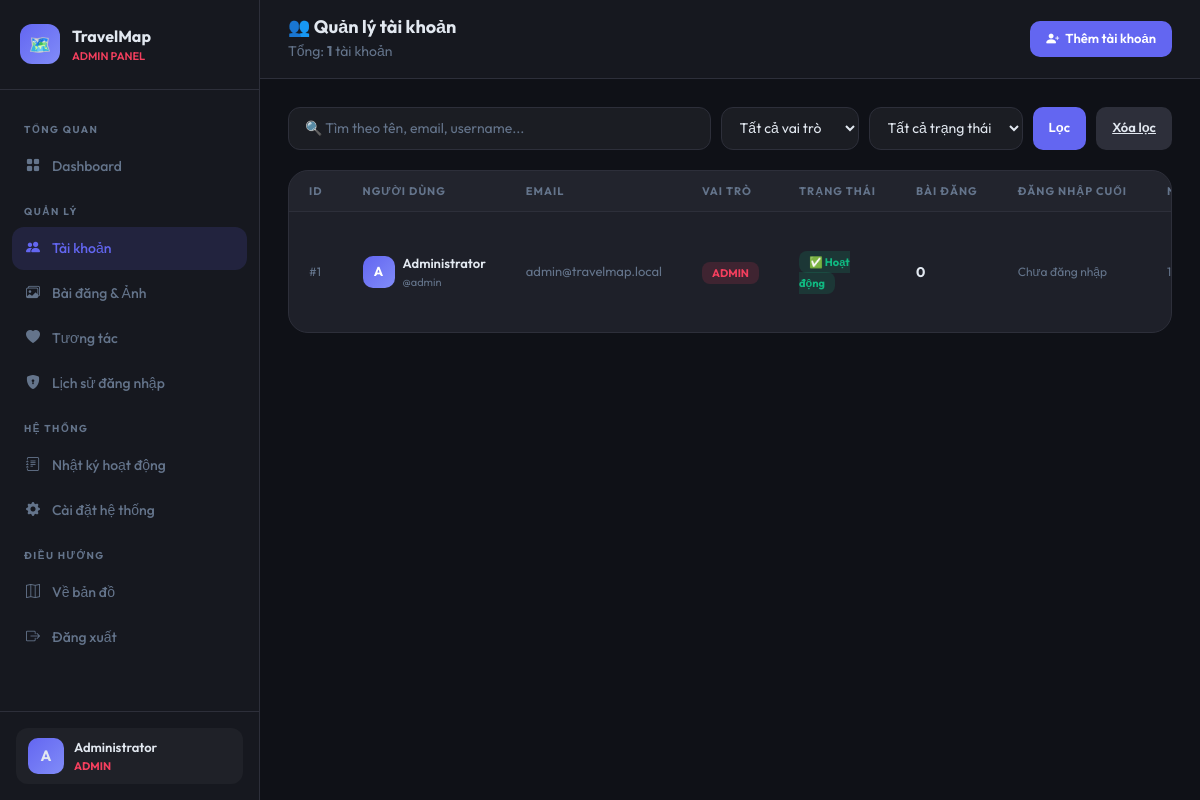
The app's page /index.php?url=admin/users (signed in) with its own data.
### tables this page shows
CREATE TABLE IF NOT EXISTS `users` (
    `id`         INT AUTO_INCREMENT PRIMARY KEY,
    `full_name`  VARCHAR(100) NOT NULL,
    `username`   VARCHAR(50)  NOT NULL UNIQUE,
    `email`      VARCHAR(100) NOT NULL UNIQUE,
    `password`   VARCHAR(255) NOT NULL,
    `avatar`     VARCHAR(255) DEFAULT NULL,
    `role`       ENUM('user','moderator','admin') DEFAULT 'user',
    `xp`         INT DEFAULT 0,
    `is_locked`  TINYINT(1) DEFAULT 0,
    `created_at` DATETIME DEFAULT CURRENT_TIMESTAMP
);

### app/controllers/AdminController.php (called while the page is built, shortened)
<?php
require_once '../app/models/AdminModel.php';
class AdminController {
    private $adminModel;
    public function __construct() {
        $database = new Database();
        $this->db = $database->getConnection();
        $stmt = $this->db->prepare("SELECT role, is_locked FROM users WHERE id = :id");
        $stmt->execute([':id' => $_SESSION['user_id']]);
        $user = $stmt->fetch(PDO::FETCH_ASSOC);
        $this->adminModel = new AdminModel($this->db);
    }
    public function users() {
        $search  = trim($_GET['search'] ?? '');
        $role    = $_GET['role'] ?? '';
        $status  = $_GET['status'] ?? '';
        $page    = max(1, (int)($_GET['page'] ?? 1));
        $offset  = ($page - 1) * self::PER_PAGE;
        $users      = $this->adminModel->getAllUsers($search, $role, $status, self::PER_PAGE, $offset);
        $total      = $this->adminModel->countUsers($search, $role, $status);
        require_once '../app/views/admin/users.php';
    }
}
?>

### config/database.php (called while the page is built, shortened)
<?php
class Database {
    public function getConnection() {
        $this->conn = null;
        $configFile = __DIR__ . '/db_config.php';
        if (file_exists($configFile)) {
            $config = require $configFile;
            $host     = $config['host'] ?? 'localhost';
            $db_name  = $config['db_name'] ?? 'travel_memory_map';
            $username = $config['username'] ?? 'root';
            $password = $config['password'] ?? '';
        } else {
            $host     = 'localhost';
            $db_name  = 'travel_memory_map';
            $username = 'root';
            $password = '';
        }
        try {
            $this->conn = new PDO(
                "mysql:host=" . $host . ";dbname=" . $db_name . ";charset=utf8mb4",
                $username,
                $password
            );
            $this->conn->exec("SET NAMES utf8mb4");
            $this->conn->setAttribute(PDO::ATTR_ERRMODE, PDO::ERRMODE_EXCEPTION);
            $this->conn->setAttribute(PDO::ATTR_DEFAULT_FETCH_MODE, PDO::FETCH_ASSOC);
        } catch(PDOException $exception) {
            die("❌ Kết nối database thất bại: " . $exception->getMessage());
        }
        return $this->conn;
    }
}
?>

### app/models/AdminModel.php (called while the page is built, shortened)
<?php
class AdminModel {
    private $conn;
    public function __construct($db) {
        $this->conn = $db;
    }
    public function getAllUsers($search = '', $role = '', $status = '', $limit = 20, $offset = 0) {
        $where = [];
        $params = [];
        $whereClause = $where ? 'WHERE ' . implode(' AND ', $where) : '';
        $stmt = $this->conn->prepare("
            SELECT u.*,
                   COUNT(DISTINCT l.id) as post_count,
                   COUNT(DISTINCT li.id) as like_count,
                   MAX(ll.login_time) as last_login
            FROM users u
            LEFT JOIN locations l ON u.id = l.user_id
            LEFT JOIN likes li ON u.id = li.user_id
            LEFT JOIN login_logs ll ON u.id = ll.user_id
            $whereClause
            GROUP BY u.id
            ORDER BY u.created_at DESC
            LIMIT :lim OFFSET :off
        ");
        $stmt->bindValue(':lim', $limit, PDO::PARAM_INT);
        $stmt->bindValue(':off', $offset, PDO::PARAM_INT);
        $stmt->execute();
        return $stmt->fetchAll(PDO::FETCH_ASSOC);
    }
    public function countUsers($search = '', $role = '', $status = '') {
        $where = [];
        $params = [];
        $whereClause = $where ? 'WHERE ' . implode(' AND ', $where) : '';
        $stmt = $this->conn->prepare("SELECT COUNT(*) FROM users $whereClause");
        $stmt->execute();
        return $stmt->fetchColumn();
    }
}
?>

### app/views/admin/users.php (the view, shortened to what this page needs)
<?php require_once '../app/views/admin/_layout_top.php'; ?>
    <div class="admin-topbar">
        <div>
            <h4>👥 Quản lý tài khoản</h4>
            <small style="color:var(--admin-muted);">Tổng: <strong><?= number_format($total) ?></strong> tài khoản</small>
        </div>
        <div class="topbar-actions">
            <button class="btn-admin btn-admin-primary" onclick="openAddUserModal()">
                <i class="bi bi-person-plus-fill"></i> Thêm tài khoản
            </button>
        </div>
    </div>
    <div class="admin-content">
        <form method="GET" action="">
            <div class="search-filter-bar">
                <input type="text" name="search" class="admin-input" placeholder="🔍 Tìm theo tên, email, username..." value="<?= htmlspecialchars($_GET['search']??'') ?>">
                <select name="role" class="admin-select">
                    <option value="">Tất cả vai trò</option>
                </select>
                <select name="status" class="admin-select">
                    <option value="">Tất cả trạng thái</option>
                </select>
                <button type="submit" class="btn-admin btn-admin-primary">Lọc</button>
                <a href="index.php?url=admin/users" class="btn-admin" style="background:var(--admin-border); color:var(--admin-text);">Xóa lọc</a>
            </div>
        </form>
        <div class="admin-table">
            <table class="data-table">
                <thead>
                    <tr>
                        <th>ID</th>
                        <th>Người dùng</th>
                        <th>Email</th>
                        <th>Vai trò</th>
                        <th>Trạng thái</th>
                        <th>Bài đăng</th>
                        <th>Đăng nhập cuối</th>
                        <th>Ngày tạo</th>
                    </tr>
                </thead>
                <tbody>
                <?php if(empty($users)): ?>
                    <tr><td colspan="9" style="text-align:center; color:var(--admin-muted); padding:40px;">Không tìm thấy tài khoản nào.</td></tr>
                <?php else: ?>
                <?php foreach($users as $u): ?>
                <tr id="user-row-<?= $u['id'] ?>">
                    <td style="color:var(--admin-muted); font-size:12px;">#<?= $u['id'] ?></td>
                    <td>
                        <div class="d-flex align-items-center gap-2">
                            <div class="user-avatar-mini"><?= strtoupper(substr($u['username'],0,1)) ?></div>
                            <div>
                                <div style="font-weight:600; font-size:13px;"><?= htmlspecialchars($u['full_name']) ?></div>
                                <div style="font-size:11px; color:var(--admin-muted);">@<?= htmlspecialchars($u['username']) ?></div>
                            </div>
                        </div>
                    </td>
                    <td style="font-size:13px; color:var(--admin-muted);"><?= htmlspecialchars($u['email']) ?></td>
                    <td><span class="badge-role badge-<?= $u['role']??'user' ?>"><?= strtoupper($u['role']??'USER') ?></span></td>
                    <td>
                        <?php if($u['is_locked']): ?>
                            <span class="badge-role badge-locked">🔒 Bị khóa</span>
                        <?php else: ?>
                            <span class="badge-role badge-active">✅ Hoạt động</span>
                        <?php endif; ?>
                    </td>
                    <td style="font-weight:700;"><?= $u['post_count'] ?></td>
                    <td style="font-size:12px; color:var(--admin-muted);">
                        <?= $u['last_login'] ? date('H:i d/m/Y', strtotime($u['last_login'])) : 'Chưa đăng nhập' ?>
                    </td>
                    <td style="font-size:12px; color:var(--admin-muted);"><?= date('d/m/Y', strtotime($u['created_at'])) ?></td>
                </tr>
                <?php endforeach; ?>
                <?php endif; ?>
                </tbody>
            </table>
        </div>
    </div>
<?php require_once '../app/views/admin/_layout_bottom.php'; ?>

### public/index.php (shortened to what this page needs)
<?php
require_once '../config/database.php';
$url = isset($_GET['url']) ? $_GET['url'] : 'home';
$url = rtrim($url, '/');
$parts = explode('/', $url);
$action = 'index';
if (isset($parts[0]) && $parts[0] != 'home') {
    $controllerName = ucfirst($parts[0]) . 'Controller';
    if (isset($parts[1])) {
        $action = $parts[1];
    }
    $controllerPath = "../app/controllers/" . $controllerName . ".php";
    if (file_exists($controllerPath)) {
        $controller = new $controllerName();
        if (method_exists($controller, $action)) {
            $controller->$action();
        } else {
            echo "404 - Action not found!";
        }
    } else {
        echo "404 - Controller not found!";
    }
} else {
    require_once "../app/views/home.php";
}
?>

### app/views/admin/_layout_top.php (shortened to what this page needs)
<!DOCTYPE html>
<html lang="vi">
<head>
    <link href="https://cdn.jsdelivr.net/npm/bootstrap@5.3.0/dist/css/bootstrap.min.css" rel="stylesheet">
    <link rel="stylesheet" href="https://cdn.jsdelivr.net/npm/bootstrap-icons@1.11.1/font/bootstrap-icons.css">
</head>
<body>
<nav class="admin-sidebar" id="adminSidebar">
    <div class="sidebar-logo">
        <div class="logo-icon">🗺️</div>
        <div>
            <span>TravelMap</span>
            <small>ADMIN PANEL</small>
        </div>
    </div>
    <div class="sidebar-nav">
        <div class="nav-section-label">TỔNG QUAN</div>
        <a href="index.php?url=admin/dashboard" class="<?= (strpos($_SERVER['QUERY_STRING']??'', 'admin/dashboard') !== false || ($_GET['url']??'') === 'admin') ? 'active' : '' ?>">
            <i class="bi bi-grid-fill"></i> Dashboard
        </a>
        <div class="nav-section-label">QUẢN LÝ</div>
        <a href="index.php?url=admin/users" class="<?= strpos($_GET['url']??'','admin/users')!==false ? 'active' : '' ?>">
            <i class="bi bi-people-fill"></i> Tài khoản
        </a>
        <a href="index.php?url=admin/posts" class="<?= strpos($_GET['url']??'','admin/posts')!==false ? 'active' : '' ?>">
            <i class="bi bi-images"></i> Bài đăng & Ảnh
        </a>
        <a href="index.php?url=admin/interactions" class="<?= strpos($_GET['url']??'','admin/interactions')!==false ? 'active' : '' ?>">
            <i class="bi bi-heart-fill"></i> Tương tác
        </a>
        <a href="index.php?url=admin/loginLogs" class="<?= strpos($_GET['url']??'','admin/loginLogs')!==false ? 'active' : '' ?>">
            <i class="bi bi-shield-lock-fill"></i> Lịch sử đăng nhập
        </a>
        <div class="nav-section-label">HỆ THỐNG</div>
        <a href="index.php?url=admin/activityLog" class="<?= strpos($_GET['url']??'','admin/activityLog')!==false ? 'active' : '' ?>">
            <i class="bi bi-journal-text"></i> Nhật ký hoạt động
        </a>
        <a href="index.php?url=admin/settings" class="<?= strpos($_GET['url']??'','admin/settings')!==false ? 'active' : '' ?>">
            <i class="bi bi-gear-fill"></i> Cài đặt hệ thống
        </a>
        <div class="nav-section-label">ĐIỀU HƯỚNG</div>
        <a href="index.php?url=location/dashboard" target="_blank">
            <i class="bi bi-map"></i> Về bản đồ
        </a>
        <a href="index.php?url=auth/logout">
            <i class="bi bi-box-arrow-right"></i> Đăng xuất
        </a>
    </div>
    <div class="sidebar-footer">
        <div class="sidebar-user">
            <div class="avatar"><?= strtoupper(substr($_SESSION['username']??'A',0,1)) ?></div>
            <div>
                <div style="font-weight:600; font-size:13px;"><?= htmlspecialchars($_SESSION['full_name']??'Admin') ?></div>
                <div style="font-size:11px; color:var(--admin-accent); font-weight:700;"><?= strtoupper($_SESSION['admin_role']??'ADMIN') ?></div>
            </div>
        </div>
    </div>
</nav>
<main class="admin-main">

### app/views/admin/_layout_bottom.php (shortened to what this page needs)
</main>
</body>
</html>

### records on screen
users: id "1", username "A", full_name "Administrator", username "admin", email "admin@travelmap.local", role "ADMIN", is_locked "✅ Hoạt động", post_count "0"

### other values on screen
substr($_SESSION['username']??'A',0,1) "A"
$_SESSION['full_name'] "Administrator"
$_SESSION['admin_role'] "ADMIN"
$total "1"
